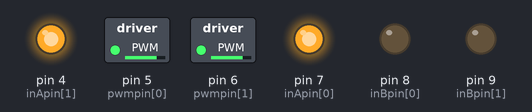
Bench run of a sketch on a simulated Arduino Uno, built with avr-gcc and run on an emulated ATmega328P. Parts: switched loads named in the sketch (green lamp = pin HIGH), output pins drawn as LEDs (lit = HIGH).

Above: at 0.1 s.
Timing chart, 0 to 1.6 s (numbered marks = the images above):
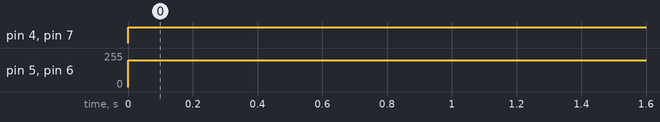

Measured:
- by itself, pin 4 (inApin[1]), pin 7 (inApin[0]): LOW → HIGH at 0.00 s
- by itself, pin 5 (pwmpin[0]), pin 6 (pwmpin[1]): 0/255 → 200/255 at 0.00 s

The sketch:

Motor_controller.ino
```cpp
#define CW 0
#define CCW 1


int pwmpin[2] = {5, 6}; // PWM's input
int inApin[2] = {7, 4}; // INA: Clockwise
int inBpin[2] = {8, 9}; // INB: Counterlockwise


void setup() {
  Serial.begin(9600);
  //set outputs
  for (int i = 0; i < 2; i++)
  {
    pinMode(inApin[i], OUTPUT);
    pinMode(inBpin[i], OUTPUT);
    pinMode(pwmpin[i], OUTPUT);
  }
  //set motor pins low
  for (int i = 0; i < 2; i++)
  {
    digitalWrite(inApin[i], LOW);
    digitalWrite(inBpin[i], LOW);
  }
}


  void loop() {
    int x;
    int y;
    x = 4000;
    y = 4000;

    adjustMotor(0, 0, 200);//run left motor
    adjustMotor(1, 0, 200);//run right motor

    delay(500);
  }

  void adjustMotor(int motor, int direct, int pwm)//sends signal to run motor
  {
    //if (direct = CW)
    digitalWrite(inApin[motor], HIGH);
    /*else
      digitalWrite(inApin[motor], LOW);

    if (direct = CCW)
      digitalWrite(inBpin[motor], HIGH);
    else*/
    digitalWrite(inBpin[motor], LOW);
    analogWrite(pwmpin[motor], pwm);
  }
```
